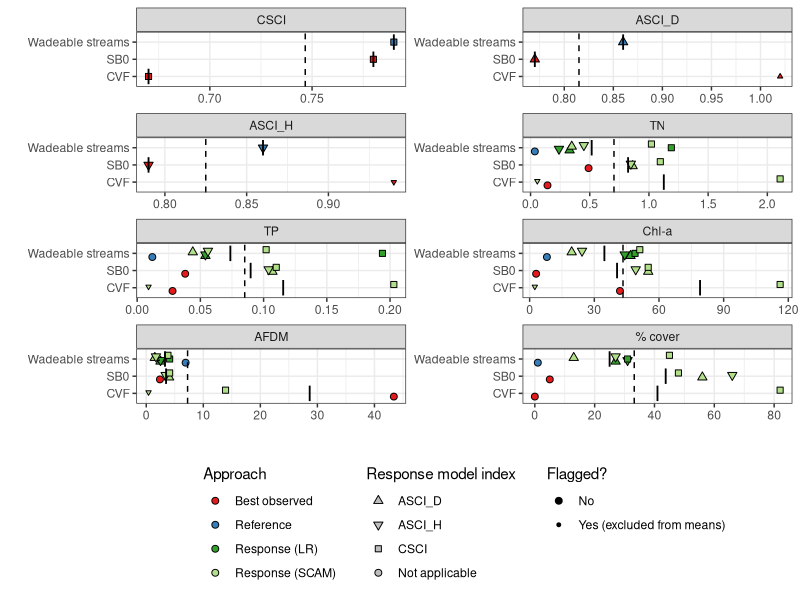
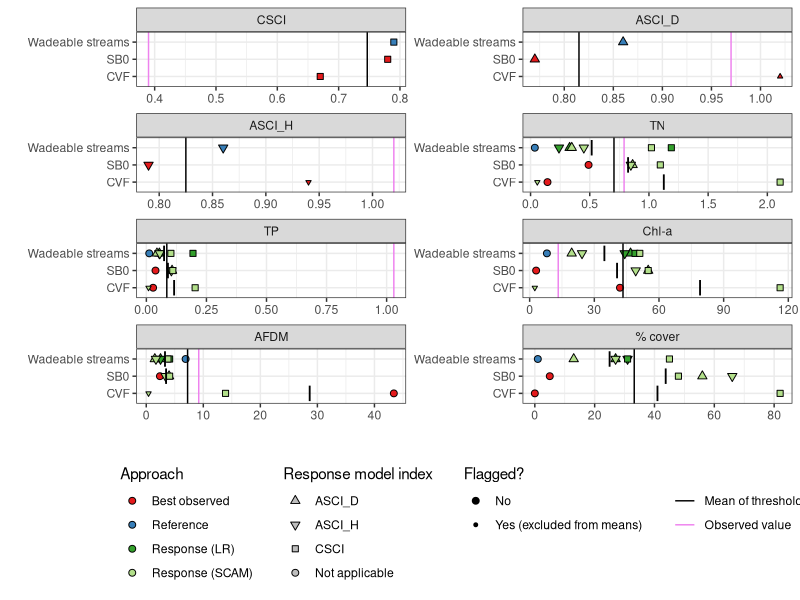

Write R code to recreate these figures, in order.
library(tidyverse)
library(ggplot2)

#Load and prep required data
thresholds_df<-read_csv("Data/mod_channel_thresholds.csv") %>%
  mutate(Indicator = factor(Indicator, levels = unique(Indicator)),
         Flagged = !is.na(Flag),
         Approach4 = case_when(Approach=="Response"~paste0("Response (",Response_model_form,")"),
                               T~Approach))


#Get user info

#Get thresholds
synthesize_thresholds_plotdata<-function(
    classes,
    indicators = c("CSCI","ASCI_D","ASCI_H","TN","TP","Chl-a","AFDM","% cover"),
    stringency="Intermediate") {
  
  
  thresh_dat<-thresholds_df %>%
    filter(Stringency==stringency) %>%
    # filter(!Flagged) %>%
    filter(Class %in% c("Wadeable streams",classes)) %>%
    filter(Indicator %in% indicators) %>%
    mutate(Index = case_when(Indicator_Type=="Biointegrity"~Indicator,
                             Approach=="Response"~Response_model_index,
                             T~"Not applicable"))
  thresh_dat_sum<-thresh_dat %>%
    filter(!Flagged) %>%
    group_by(Indicator) %>%
    summarise(Threshold_mean= mean(Threshold_value, na.rm=T))
  thresholds_plotdata <- list(thresh_dat, thresh_dat_sum)
  thresholds_plotdata
}

synthesize_thresholds_plot<-function(
    classes,
    indicators = c("CSCI","ASCI_D","ASCI_H","TN","TP","Chl-a","AFDM","% cover"),
    stringency="Intermediate") {
  
  thresholds_plotdata <- synthesize_thresholds_plotdata(classes=classes, indicators=indicators, stringency = stringency)
  ggplot(data=thresholds_plotdata[[1]], 
         aes(x=Class, y=Threshold_value))+
    # geom_point(aes(color=Approach), position=position_jitter(height=0, width=.1))+
    
    geom_point(aes(fill=Approach4, shape=Index, 
                   size=Flagged),
               position=position_dodge(width=.5))+
    # stat_summary(data=. %>% filter(!Flagged), fun.y="mean", shape=8, size=.5)+
    stat_summary(data=. %>% filter(!Flagged), fun.y="mean", geom="crossbar", size=.25)+
    geom_hline(data=thresholds_plotdata[[2]], aes(yintercept=Threshold_mean), linetype="dashed", size=.5)+
    # stat_summary( fun.y="mean", shape=10)+
    facet_wrap(~Indicator, scales="free", ncol=2)+
    scale_shape_manual(values=c(24,25,22, 21), name="Response model index")+
    scale_fill_manual(values=c("#e41a1c","#377eb8","#33a02c","#b2df8a"), name="Approach")+
    scale_size_manual(values=c(2,1), name="Flagged?", labels=c("No","Yes (excluded from means)"))+
    theme_bw()+
    coord_flip()+
    guides(shape=guide_legend(override.aes = list(fill="gray", size=2), order=2),
           fill=guide_legend(override.aes = list(shape=21, size=2), order=1),
           size=guide_legend(order=3)
           )+
    theme(legend.position = "bottom",
          legend.direction = "vertical")+
    xlab("")+ylab("")
}

# synthesize_thresholds_plot(classes=c("RFI-N","CVF","HB"))
synthesize_thresholds_plot(classes=c("CVF","SB0"),
                           indicators = c("CSCI","ASCI_D","ASCI_H","TN","TP","Chl-a","AFDM", "% cover"))
##

synthesize_thresholds_obs_plot<-function(
    classes,
    indicators = c("CSCI","ASCI_D","ASCI_H","TN","TP","Chl-a","AFDM","% cover"),
    CSCI=NA_real_,ASCI_D=NA_real_,ASCI_H=NA_real_, TN=NA_real_, TP=NA_real_, Chla=NA_real_, AFDM=NA_real_, Cover=NA_real_,
    stringency="Intermediate") {
  
  obs_data=tibble(
    Indicator=c("CSCI","ASCI_D","ASCI_H","TN","TP","Chl-a","AFDM","% cover"),
    Observed_value=c(CSCI, ASCI_D, ASCI_H, TN, TP, Chla, AFDM, Cover)
  ) %>%
    filter(Indicator %in%  indicators) %>%
    mutate(Indicator=factor(Indicator, levels=c("CSCI","ASCI_D","ASCI_H","TN","TP","Chl-a","AFDM","% cover")))
  
  thresholds_plotdata <- synthesize_thresholds_plotdata(classes=classes, indicators=indicators, stringency = stringency) 
  xdf <- obs_data %>%
    rename(Value=Observed_value) %>%
    mutate(DataType="Observed value") %>%
    bind_rows(
      thresholds_plotdata[[2]] %>%
        rename(Value=Threshold_mean) %>%
        mutate(DataType="Mean of thresholds")
    )
  multiple_thresholds<-thresholds_plotdata[[1]] %>%
    filter(!Flagged) %>%
    mutate(ClassIndicator = paste0(Class, Indicator)) %>%
    group_by(ClassIndicator) %>%
    tally() %>%
    ungroup()%>%
    filter(n>1) 
  print(multiple_thresholds)
  ydf<-thresholds_plotdata[[1]] %>%
    mutate(ClassIndicator = paste0(Class, Indicator))
  ggplot(data=ydf, 
         aes(x=Class, y=Threshold_value))+
    # geom_point(aes(color=Approach), position=position_jitter(height=0, width=.1))+
    
    geom_point(aes(fill=Approach4, shape=Index, 
                   size=Flagged),
               position=position_dodge(width=0))+
    stat_summary(data=. %>% 
                   filter(!Flagged) %>%
                   filter(ClassIndicator %in% multiple_thresholds$ClassIndicator), fun.y="mean", geom="crossbar", size=.25)+
    # geom_hline(data=obs_data, aes(yintercept=Observed_value, color="Observed value"), linetype="dashed", size=.75)+scale_color_manual(values=c("violet"), name="")+
    # geom_hline(data=thresholds_plotdata[[2]], aes(yintercept=Threshold_mean), linetype="solid")+
    geom_hline(data=xdf, aes(yintercept=Value, color=DataType))+
    scale_color_manual(values=c("black","violet"), name="")+
    facet_wrap(~Indicator, scales="free", ncol=2)+
    scale_shape_manual(values=c(24,25,22, 21), name="Response model index")+
    scale_fill_manual(values=c("#e41a1c","#377eb8","#33a02c","#b2df8a"), name="Approach")+
    scale_size_manual(values=c(2,1), name="Flagged?", labels=c("No","Yes (excluded from means)"))+
    theme_bw()+
    coord_flip()+
    guides(shape=guide_legend(override.aes = list(fill="gray", size=2), order=2),
           fill=guide_legend(override.aes = list(shape=21, size=2), order=1),
           size=guide_legend(order=3),
           color=guide_legend(order=4)
    )+
    theme(legend.position = "bottom",
          legend.direction = "vertical")+
    xlab("")+ylab("")
}

# synthesize_thresholds_plot(classes=c("RFI-N","CVF","HB"))
synthesize_thresholds_obs_plot(classes=c("CVF","SB0"),
                           indicators = c("CSCI","ASCI_D","ASCI_H","TN","TP","Chl-a","AFDM", "% cover"),
                           CSCI=0.39, ASCI_D=0.97, ASCI_H=1.02, TN=0.79, TP=1.03, Chla=13.26, AFDM=9.2)




